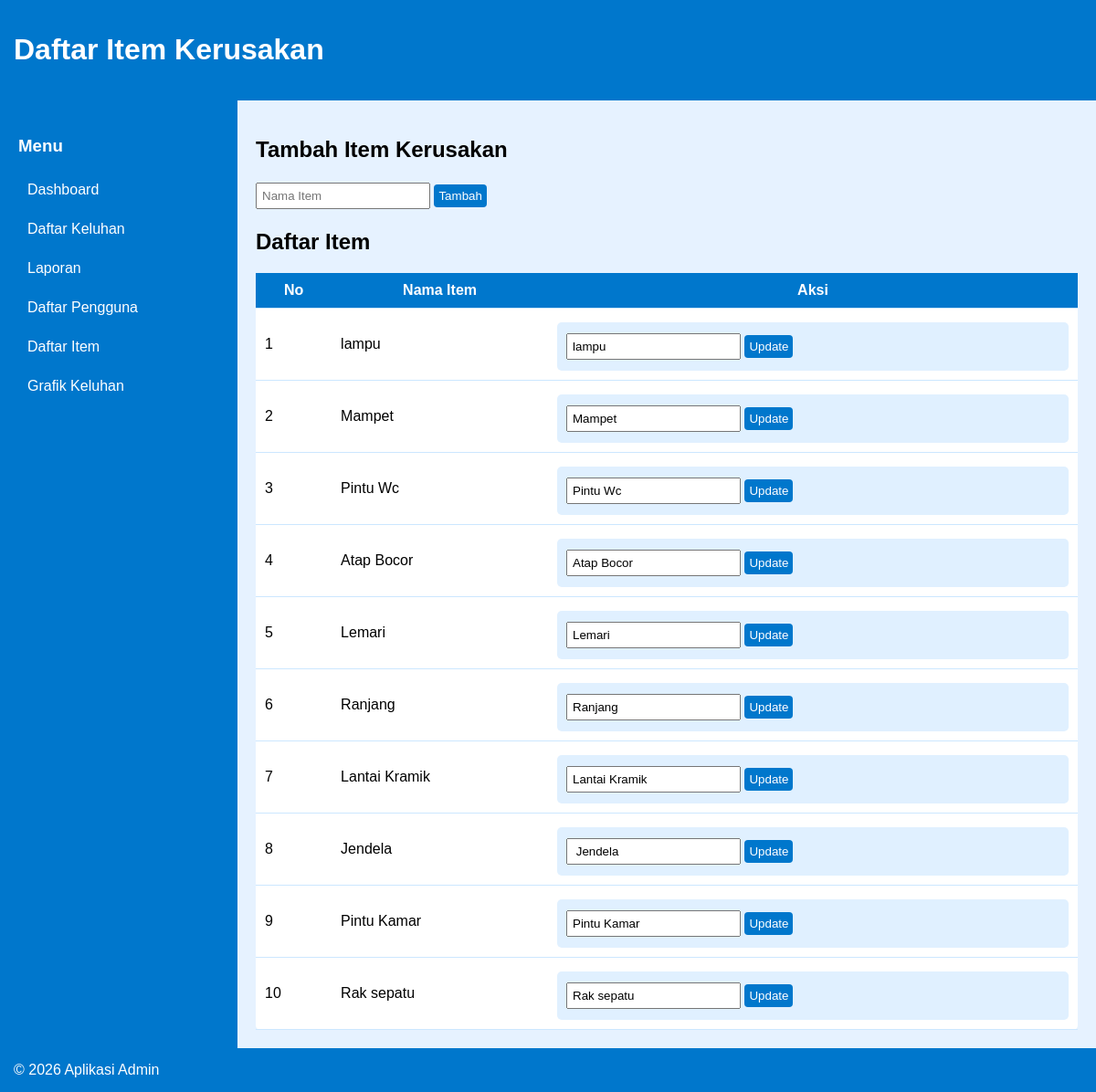
Screenshot of /admin/items.php (signed in) with the database file from the repository.
### tables this page shows
CREATE TABLE `items` (
  `id` int(11) NOT NULL,
  `nama_item` varchar(100) NOT NULL
);

### admin/items.php (the view, shortened to what this page needs)
<?php
include "../config/database.php";
$items_result = $conn->query("SELECT * FROM items ORDER BY id DESC");
?>
<!DOCTYPE html>
<html lang="id">
<head>
</head>
<body>
<div class="header">
    <h1>Daftar Item Kerusakan</h1>
</div>
<div class="wrapper">
    <div class="sidebar">
        <h3>Menu</h3>
        <a href="dashboard.php">Dashboard</a>
        <a href="keluhan.php">Daftar Keluhan</a>
        <a href="laporan.php">Laporan</a>
        <a href="users.php">Daftar Pengguna</a>
        <a href="items.php">Daftar Item</a>
        <a href="chart.php">Grafik Keluhan</a>
    </div>
    <div class="content">
        <h2>Tambah Item Kerusakan</h2>
        <form method="post">
            <input type="text" name="nama_item" placeholder="Nama Item" required>
            <button type="submit" name="add">Tambah</button>
        </form>
        <h2>Daftar Item</h2>
        <table>
            <tr>
                <th>No</th><th>Nama Item</th><th>Aksi</th>
            </tr>
            <?php $no=1; while($row=$items_result->fetch_assoc()): ?>
            <tr>
                <td><?= $no++ ?></td>
                <td><?= $row['nama_item'] ?></td>
                <td>
                    <form method="post" class="edit-form">
                        <input type="text" name="nama_item" value="<?= $row['nama_item'] ?>" required>
                        <button type="submit" name="update">Update</button>
                    </form>
                </td>
            </tr>
            <?php endwhile; ?>
        </table>
    </div>
</div>
<div class="footer">&copy; <?= date('Y') ?> Aplikasi Admin</div>
</body>
</html>

### admin/items.php (style rules this page uses)
body { font-family: Arial,sans-serif; background:#cce7ff; margin:0; }
.header, .footer { background:#0077cc; color:white; padding:15px; }
.wrapper { display:flex; min-height: calc(100vh - 60px); }
.sidebar { width:220px; background:#0077cc; color:white; padding:20px; }
.sidebar a { display:block; color:white; padding:10px; margin-bottom:5px; text-decoration:none; border-radius:5px; }
.content { flex:1; padding:20px; background:#e6f2ff; }
form input, form button { padding:5px; margin:2px 0; }
form button { background:#0077cc; color:white; border:none; border-radius:4px; cursor:pointer; }
table { border-collapse: collapse; width:100%; background:white; border-radius:5px; margin-top:20px; }
table th, table td { padding:10px; border-bottom:1px solid #cce7ff; }
table th { background:#0077cc; color:white; }
.edit-form { background:#e0f0ff; padding:10px; margin-top:5px; border-radius:5px; }

### rows the page displays
items: nama_item "lampu"
items: nama_item "Mampet"
items: nama_item "Pintu Wc"
items: nama_item "Atap Bocor"
items: nama_item "Lemari"
items: nama_item "Ranjang"
items: nama_item "Lantai Kramik"
items: nama_item "Jendela"
items: nama_item "Pintu Kamar"
items: nama_item "Rak sepatu"
